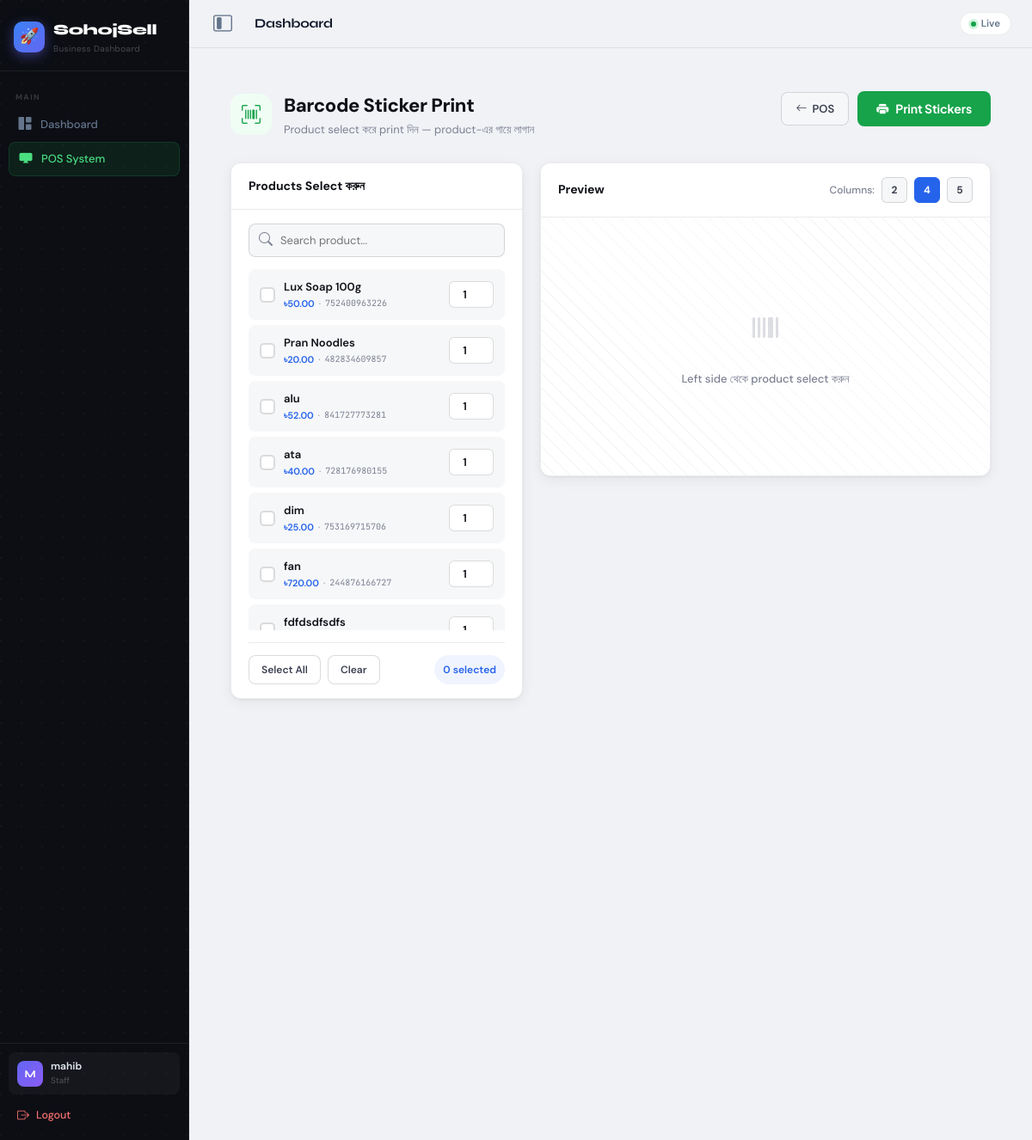
The page /barcodes/ (signed in) on the database its author committed.
### accounts/models.py (models this page shows, shortened)
class User(AbstractBaseUser, PermissionsMixin):
    phone_number = models.CharField(max_length=15, unique=True, verbose_name='Phone Number')
    name = models.CharField(max_length=100, blank=True, null=True, verbose_name='Full Name')
    is_active = models.BooleanField(default=True)
    is_staff = models.BooleanField(default=False)
    date_joined = models.DateTimeField(auto_now_add=True)
    objects = UserManager()
    USERNAME_FIELD = 'phone_number'
    REQUIRED_FIELDS = []

### store/models.py (models this page shows, shortened)
class Product(models.Model):
    shop = models.ForeignKey(Shop, on_delete=models.CASCADE, related_name='products')
    category = models.ForeignKey(Category, on_delete=models.SET_NULL, null=True, blank=True)
    name = models.CharField(max_length=200)
    description = models.TextField(blank=True, null=True, help_text='Product description for storefront')
    image = models.ImageField(upload_to='products/', blank=True, null=True)
    price = models.DecimalField(max_digits=10, decimal_places=2)
    cost_price = models.DecimalField(max_digits=10, decimal_places=2, default=0.00)
    stock_quantity = models.PositiveIntegerField(default=0)
    barcode = models.CharField(max_length=50, blank=True, null=True, unique=True, help_text='Leave blank to auto-generate')
    is_active = models.BooleanField(default=True)
    created_at = models.DateTimeField(auto_now_add=True)

### store/views.py (the view)
# urls.py: path('barcodes/', views.barcode_print, name='barcode_print'),
@login_required(login_url='/accounts/login/')
def barcode_print(request):
    shop = request.user.shop
    products = Product.objects.filter(shop=shop, is_active=True).order_by('name')
    selected_ids = request.GET.getlist('ids')
    selected_products = []
    if selected_ids:
        selected_products = Product.objects.filter(id__in=selected_ids, shop=shop)
    return render(request, 'store/barcode_print.html', {
        'shop': shop,
        'products': products,
        'selected_products': selected_products,
        'selected_ids': selected_ids,
    })

### store/templates/store/barcode_print.html (shortened to what this page needs)
{% extends 'store/base.html' %}
{% block content %}
<div class="bp-wrap no-print">
  <div class="bp-header">
    <div class="bp-header-left">
      <div class="bp-icon-wrap">
        <i class="bi bi-upc-scan"></i>
      </div>
      <div>
        <div class="bp-title">Barcode Sticker Print</div>
        <div class="bp-subtitle">Product select করে print দিন — product-এর গায়ে লাগান</div>
      </div>
    </div>
    <div class="bp-actions">
      <a href="{% url 'pos' %}" class="btn-back"><i class="bi bi-arrow-left"></i> POS</a>
      <button class="btn-print" onclick="generateAndPrint()">
        <i class="bi bi-printer-fill"></i> Print Stickers
      </button>
    </div>
  </div>
  <div class="bp-body">
    <div class="bp-panel">
      <div class="bp-panel-header">
        <span class="bp-panel-title">Products Select করুন</span>
      </div>
      <div class="bp-panel-body">
        <div class="bp-search-wrap">
          <i class="bi bi-search"></i>
          <input type="text" id="prod-search" class="bp-search" placeholder="Search product...">
        </div>
        <div class="bp-product-list" id="product-list">
          {% for product in products %}
          <div class="psi" id="psi-{{ product.id }}"
               onclick="toggleProduct({{ product.id }}, '{{ product.name|escapejs }}', {{ product.price }}, '{{ product.barcode|default:'' }}')">
            <div class="psi-chk">
            </div>
            <div class="psi-info">
              <div class="psi-name">{{ product.name }}</div>
              <div class="psi-meta">
                <span class="psi-price">৳{{ product.price }}</span>
                {% if product.barcode %}
                  <span>·</span>
                  <span class="psi-barcode">{{ product.barcode }}</span>
                {% else %}
                  <span class="psi-nobc">⚠ No barcode</span>
                {% endif %}
              </div>
            </div>
            <input type="number" class="psi-qty" id="qty-{{ product.id }}"
                   value="1" min="1" max="100" onclick="event.stopPropagation()">
          </div>
          {% empty %}
          <p style="text-align:center; color:var(--ink3); padding: 24px 0; font-size:13px;">No products found.</p>
          {% endfor %}
        </div>
        <div class="bp-bulk">
          <button class="btn-bulk" onclick="selectAll()">Select All</button>
          <button class="btn-bulk" onclick="clearAll()">Clear</button>
          <div class="bp-count" id="sel-count">0 selected</div>
        </div>
      </div>
    </div>
    <div class="bp-panel" style="overflow:hidden;">
      <div class="bp-preview-top">
        <span class="bp-panel-title">Preview</span>
        <div class="bp-col-row">
          <label>Columns:</label>
          <button class="col-btn" onclick="setCol(2)" id="col-2">2</button>
          <button class="col-btn active" onclick="setCol(4)" id="col-4">4</button>
          <button class="col-btn" onclick="setCol(5)" id="col-5">5</button>
        </div>
      </div>
      <div class="bp-canvas" id="bp-print-area">
        <div id="sticker-grid" class="sticker-grid">
          <div class="bp-empty">
            <div class="bp-empty-icon"><i class="bi bi-upc"></i></div>
            <div class="bp-empty-text">Left side থেকে product select করুন</div>
          </div>
        </div>
      </div>
    </div>
  </div>
</div>
{% endblock %}

### store/templates/store/base.html (shortened to what this page needs)
<!DOCTYPE html>
<html lang="en">
<head>
    <link href="https://cdn.jsdelivr.net/npm/bootstrap@5.3.0/dist/css/bootstrap.min.css" rel="stylesheet">
    <link rel="stylesheet" href="https://cdn.jsdelivr.net/npm/bootstrap-icons@1.10.5/font/bootstrap-icons.css">
</head>
<body>
<div class="app-shell">
  <aside class="sidebar" id="sidebar">
    <div class="sb-logo">
      <div class="sb-logo-row">
        <div class="sb-logo-icon">🚀</div>
        <div>
          <div class="sb-logo-text">SohojSell</div>
          <div class="sb-logo-sub">Business Dashboard</div>
        </div>
      </div>
    </div>
    <nav class="sb-nav">
      {% if request.user.is_superuser %}
        <div class="sb-label">Master</div>
        <a href="{% url 'master_dashboard' %}" class="sb-link {% if '/saas-master/' in request.path %}active{% endif %}">
          <i class="bi bi-rocket-takeoff-fill"></i> <span class="sb-text-hide">Master HQ</span>
        </a>
        <a href="{% url 'manage_shops' %}" class="sb-link"><i class="bi bi-shop-window"></i> <span class="sb-text-hide">Manage Shops</span></a>
        <a href="{% url 'all_users' %}" class="sb-link"><i class="bi bi-people-fill"></i> <span class="sb-text-hide">All Users</span></a>
        <a href="{% url 'master_billing' %}" class="sb-link"><i class="bi bi-wallet2"></i> <span class="sb-text-hide">Packages & Billing</span></a>
        <a href="{% url 'master_settings' %}" class="sb-link"><i class="bi bi-chat-dots-fill"></i> <span class="sb-text-hide">Master Setting</span></a>
      {% else %}
        <div class="sb-label">Main</div>
        <a href="{% url 'dashboard' %}" class="sb-link {% if request.resolver_match.url_name == 'dashboard' %}active{% endif %}">
          <i class="bi bi-grid-1x2-fill"></i> <span class="sb-text-hide">Dashboard</span>
        </a>
        {% if not request.user.is_shop_staff or request.user.staff_profile.can_use_pos %}
        <a href="{% url 'pos' %}" class="sb-link pos {% if request.resolver_match.url_name == 'pos' %}active{% endif %}">
          <i class="bi bi-display-fill"></i> <span class="sb-text-hide">POS System</span>
        </a>
        {% endif %}
      {% endif %}
    </nav>
    <div class="sb-bottom">
      <div class="sb-user">
        <div class="sb-avatar">{{ request.user.name|default:"U"|first|upper }}</div>
        <div>
          <div class="sb-u-name">{{ request.user.name|default:request.user.phone_number }}</div>
          <div class="sb-u-role">
            {% if request.user.is_superuser %}Super Admin
            {% elif request.user.is_shop_staff %}Staff
            {% else %}Shop Owner{% endif %}
          </div>
        </div>
      </div>
      <a href="{% url 'logout' %}" class="sb-logout">
        <i class="bi bi-box-arrow-right"></i> <span class="sb-text-hide">Logout</span>
      </a>
    </div>
  </aside>
  <div class="main-area">
    <div class="topbar">
      <button class="desktop-toggle" onclick="toggleDesktopSidebar()" aria-label="Toggle Sidebar" title="Minimize Sidebar">
        <i class="bi bi-layout-sidebar-inset"></i>
      </button>
      <div class="topbar-title">{% block page_title %}Dashboard{% endblock %}</div>
      <div class="topbar-right">
        <div class="live-pill">
          <span class="live-dot"></span> Live
        </div>
      </div>
    </div>
    <div class="page-content">
      {% block content %}{% endblock %}
    </div>
  </div>
</div>
</body>
</html>

### rows shown on the page
User: user.name|first "M", user.name "mahib"
Product: name "Lux Soap 100g", price "50.00", barcode "752400963226"
Product: name "Pran Noodles", price "20.00", barcode "482834609857"
Product: name "alu", price "52.00", barcode "841727773281"
Product: name "ata", price "40.00", barcode "728176980155"
Product: name "dim", price "25.00", barcode "753169715706"
Product: name "fan", price "720.00", barcode "244876166727"
Product: name "fdfdsdfsdfs"
